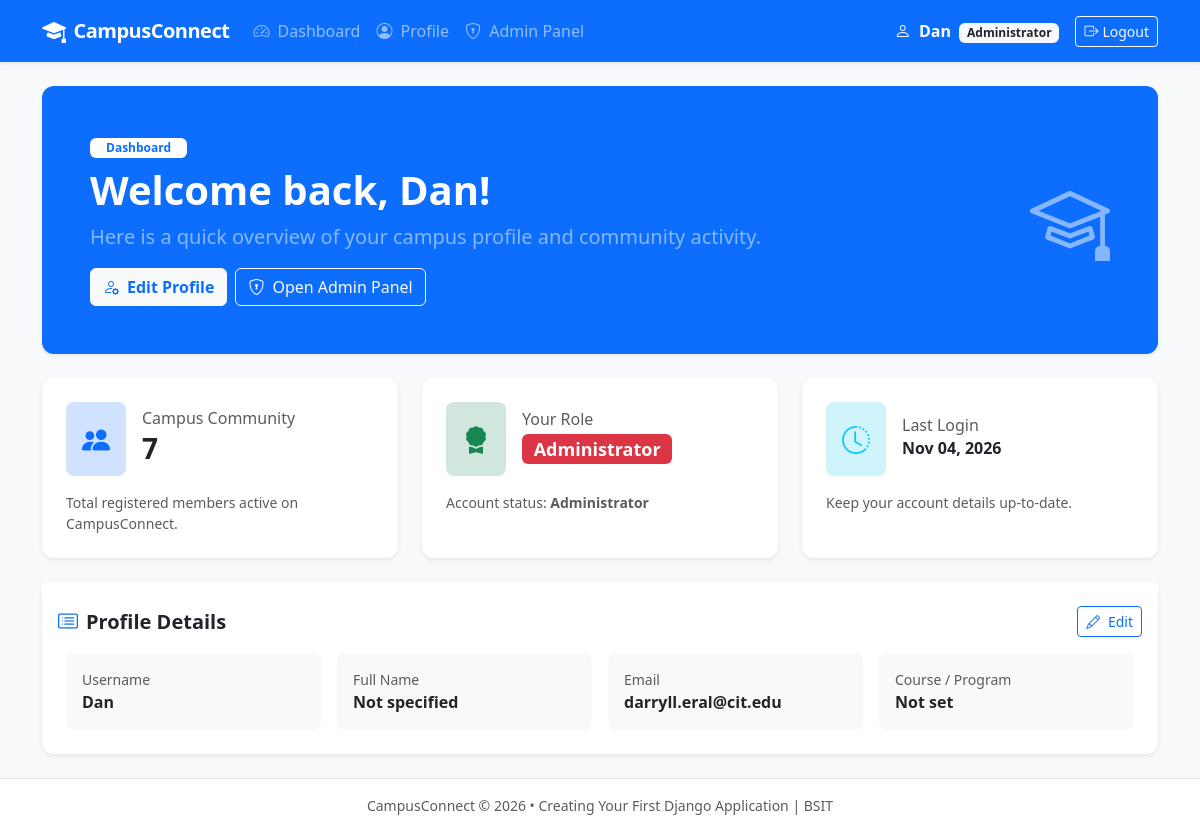
The app's page / (signed in), older data.
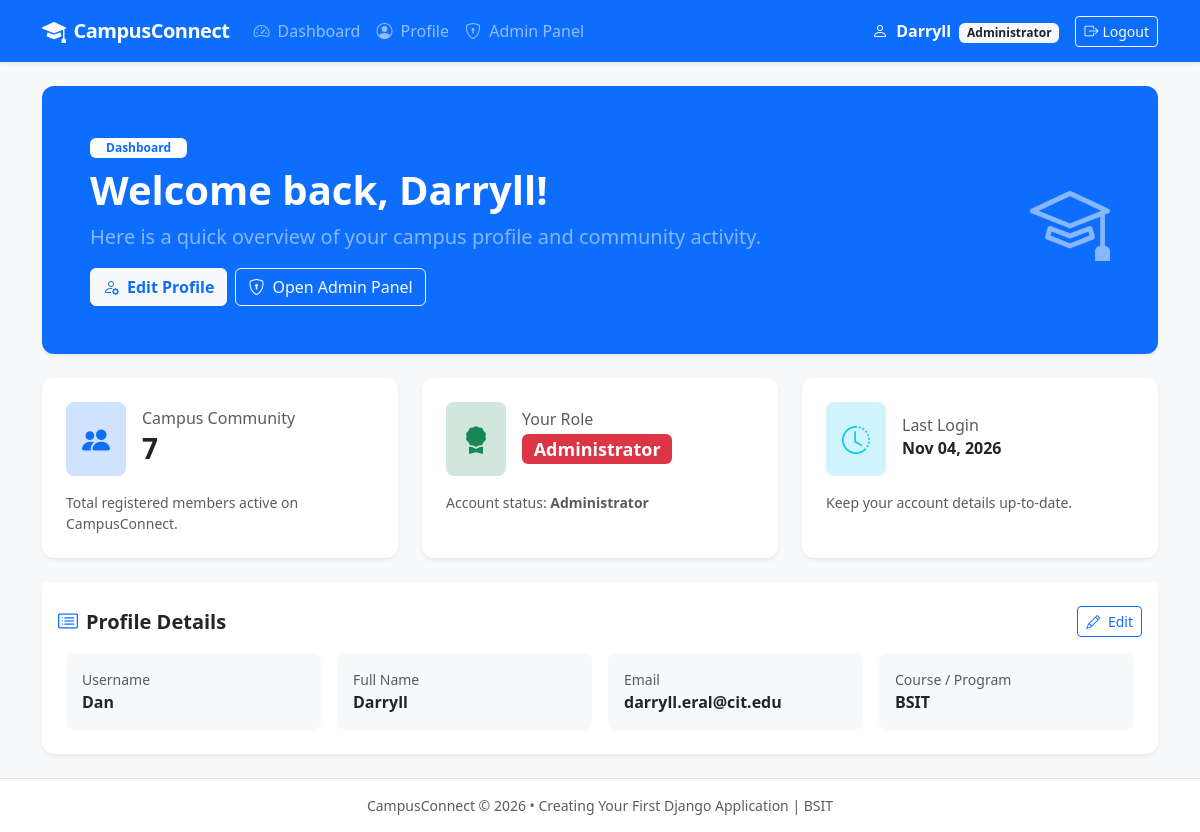
The same page, newer data.
### accounts/models.py (models this page shows, shortened)
class CustomUser(AbstractUser):
    class Role(models.TextChoices):
        STUDENT = "student", "Student"
        INSTRUCTOR = "INSTRUCTOR", "Instructor"
        ADMIN = "admin", "Administrator"
    role = models.CharField(max_length=10, choices=Role.choices, default=Role.STUDENT)
    course = models.CharField(max_length=100, blank=True, null=True)

### dashboard/views.py (the view)
# urls.py: path("", DashboardView.as_view(), name="dashboard"),
class DashboardView(LoginRequiredMixin, TemplateView):
    template_name = "dashboard/home.html"
    def get_context_data(self, **kwargs):
        context = super().get_context_data(**kwargs)
        context["member_count"] = CustomUser.objects.count()
        context["is_admin"] = self.request.user.role == CustomUser.Role.ADMIN
        return context

### templates/dashboard/home.html (shortened to what the changed rows need)
{% extends "base.html" %}
{% block content %}
<div class="row g-4">
    <div class="col-12">
        <div class="card shadow-sm border-0 bg-primary text-white overflow-hidden position-relative">
            <div class="card-body p-4 p-md-5">
                <div class="row align-items-center">
                    <div class="col-md-8">
                        <span class="badge bg-white text-primary mb-2 px-3 py-1 fw-bold">Dashboard</span>
                        <h2 class="display-6 fw-bold mb-2">Welcome back, {{ user.first_name|default:user.username }}!</h2>
                        <p class="lead mb-3 text-white-50">Here is a quick overview of your campus profile and community activity.</p>
                        <div class="d-flex flex-wrap gap-2">
                            <a href="{% url 'profile' %}" class="btn btn-light text-primary fw-semibold d-inline-flex align-items-center gap-2">
                            </a>
                            {% if is_admin %}
                            <a href="{% url 'admin_panel' %}" class="btn btn-outline-light d-inline-flex align-items-center gap-2">
                            </a>
                            {% endif %}
                        </div>
                    </div>
                </div>
            </div>
        </div>
    </div>
    <div class="col-md-6 col-lg-4">
        <div class="card shadow-sm border-0 h-100">
            <div class="card-body p-4">
                <p class="card-text text-muted small mb-0">Account status: <strong>{{ user.get_role_display }}</strong></p>
            </div>
        </div>
    </div>
    <div class="col-md-12 col-lg-4">
        <div class="card shadow-sm border-0 h-100">
            <div class="card-body p-4">
                <div class="d-flex align-items-center mb-3">
                    <div>
                        <h6 class="card-subtitle text-muted mb-1">Last Login</h6>
                        <h6 class="card-title mb-0 fw-bold text-dark">{{ user.last_login|date:"M d, Y"|default:"First Session" }}</h6>
                    </div>
                </div>
            </div>
        </div>
    </div>
    <div class="col-12">
        <div class="card shadow-sm border-0">
            <div class="card-body p-4 pt-2">
                <div class="row g-3">
                    <div class="col-sm-6 col-md-3">
                        <div class="p-3 bg-light rounded-3">
                            <small class="text-muted d-block">Username</small>
                            <span class="fw-bold">{{ user.username }}</span>
                        </div>
                    </div>
                    <div class="col-sm-6 col-md-3">
                        <div class="p-3 bg-light rounded-3">
                            <small class="text-muted d-block">Full Name</small>
                            <span class="fw-bold">{{ user.get_full_name|default:"Not specified" }}</span>
                        </div>
                    </div>
                    <div class="col-sm-6 col-md-3">
                        <div class="p-3 bg-light rounded-3">
                            <small class="text-muted d-block">Email</small>
                            <span class="fw-bold">{{ user.email|default:"Not set" }}</span>
                        </div>
                    </div>
                    <div class="col-sm-6 col-md-3">
                        <div class="p-3 bg-light rounded-3">
                            <small class="text-muted d-block">Course / Program</small>
                            <span class="fw-bold">{{ user.course|default:"Not set" }}</span>
                        </div>
                    </div>
                </div>
            </div>
        </div>
    </div>
</div>
{% endblock %}

### templates/base.html (shortened to what this page needs)
<!DOCTYPE html>
<html lang="en">
<head>
    <link href="https://cdn.jsdelivr.net/npm/bootstrap@5.3.3/dist/css/bootstrap.min.css" rel="stylesheet">
    <link rel="stylesheet" href="https://cdn.jsdelivr.net/npm/bootstrap-icons@1.11.3/font/bootstrap-icons.min.css">
</head>
<body>
    <nav class="navbar navbar-expand-lg navbar-dark bg-primary shadow-sm">
        <div class="container">
            <a class="navbar-brand d-flex align-items-center" href="{% if user.is_authenticated %}{% url 'dashboard' %}{% else %}{% url 'login' %}{% endif %}">
                <i class="bi bi-mortarboard-fill me-2 fs-4"></i>
                <span>CampusConnect</span>
            </a>
            <div class="collapse navbar-collapse" id="navbarContent">
                <ul class="navbar-nav me-auto mb-2 mb-lg-0">
                    {% if user.is_authenticated %}
                        <li class="nav-item">
                            <a class="nav-link" href="{% url 'dashboard' %}">
                                <i class="bi bi-speedometer2 me-1"></i> Dashboard
                            </a>
                        </li>
                        <li class="nav-item">
                            <a class="nav-link" href="{% url 'profile' %}">
                                <i class="bi bi-person-circle me-1"></i> Profile
                            </a>
                        </li>
                        {% if user.role == 'admin' %}
                        <li class="nav-item">
                            <a class="nav-link" href="{% url 'admin_panel' %}">
                                <i class="bi bi-shield-lock me-1"></i> Admin Panel
                            </a>
                        </li>
                        {% endif %}
                    {% endif %}
                </ul>
                <div class="d-flex align-items-center gap-2">
                    {% if user.is_authenticated %}
                        <span class="navbar-text text-white me-2">
                            <i class="bi bi-person me-1"></i>
                            <strong>{{ user.first_name|default:user.username }}</strong>
                            <span class="badge bg-light text-dark ms-1">{{ user.get_role_display }}</span>
                        </span>
                        <form method="post" action="{% url 'logout' %}" class="d-inline m-0">
                            <button type="submit" class="btn btn-outline-light btn-sm d-flex align-items-center gap-1">
                                <i class="bi bi-box-arrow-right"></i> Logout
                            </button>
                        </form>
                    {% endif %}
                </div>
            </div>
        </div>
    </nav>
    <main class="container py-4">
        {% block content %}
        {% endblock %}
    </main>
    <footer class="bg-white border-top py-3 mt-auto text-center text-muted small">
        <div class="container">
            <p class="mb-0">CampusConnect &copy; 2026 &bull; Creating Your First Django Application | BSIT</p>
        </div>
    </footer>
</body>
</html>

Row changes from the older to the newer data that the page shows:
changed CustomUser "Dan": first_name "Dan" → "Darryll"; get_full_name "Not specified" → "Darryll"; course "Not set" → "BSIT"
